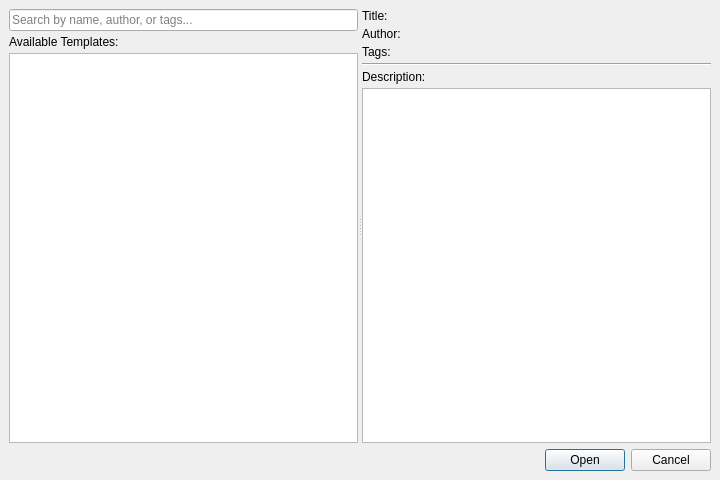
<?xml version="1.0" encoding="UTF-8"?>
<ui version="4.0">
 <class>fso::fred::dialogs::TemplateBrowserDialog</class>
 <widget class="QDialog" name="fso::fred::dialogs::TemplateBrowserDialog">
  <property name="windowModality">
   <enum>Qt::WindowModal</enum>
  </property>
  <property name="geometry">
   <rect>
    <x>0</x>
    <y>0</y>
    <width>720</width>
    <height>480</height>
   </rect>
  </property>
  <property name="minimumSize">
   <size>
    <width>500</width>
    <height>350</height>
   </size>
  </property>
  <property name="windowTitle">
   <string>Mission Templates</string>
  </property>
  <layout class="QVBoxLayout" name="mainLayout">
   <property name="margin">
    <number>9</number>
   </property>
   <property name="spacing">
    <number>6</number>
   </property>
   <item>
    <widget class="QSplitter" name="splitter">
     <property name="orientation">
      <enum>Qt::Horizontal</enum>
     </property>
     <widget class="QWidget" name="leftWidget">
      <layout class="QVBoxLayout" name="leftLayout">
       <property name="margin">
        <number>0</number>
       </property>
       <property name="spacing">
        <number>4</number>
       </property>
       <item>
        <widget class="QLineEdit" name="searchEdit">
         <property name="placeholderText">
          <string>Search by name, author, or tags...</string>
         </property>
        </widget>
       </item>
       <item>
        <widget class="QLabel" name="listLabel">
         <property name="text">
          <string>Available Templates:</string>
         </property>
        </widget>
       </item>
       <item>
        <widget class="QListWidget" name="templateList">
         <property name="minimumSize">
          <size>
           <width>180</width>
           <height>0</height>
          </size>
         </property>
        </widget>
       </item>
      </layout>
     </widget>
     <widget class="QWidget" name="rightWidget">
      <layout class="QVBoxLayout" name="rightLayout">
       <property name="margin">
        <number>0</number>
       </property>
       <property name="spacing">
        <number>4</number>
       </property>
       <item>
        <layout class="QGridLayout" name="detailsGrid">
         <property name="verticalSpacing">
          <number>4</number>
         </property>
         <item row="0" column="0">
          <widget class="QLabel" name="labelTitle">
           <property name="text">
            <string>Title:</string>
           </property>
          </widget>
         </item>
         <item row="0" column="1">
          <widget class="QLabel" name="titleValue">
           <property name="text">
            <string/>
           </property>
           <property name="wordWrap">
            <bool>true</bool>
           </property>
          </widget>
         </item>
         <item row="1" column="0">
          <widget class="QLabel" name="labelAuthor">
           <property name="text">
            <string>Author:</string>
           </property>
          </widget>
         </item>
         <item row="1" column="1">
          <widget class="QLabel" name="authorValue">
           <property name="text">
            <string/>
           </property>
          </widget>
         </item>
         <item row="2" column="0">
          <widget class="QLabel" name="labelTags">
           <property name="text">
            <string>Tags:</string>
           </property>
          </widget>
         </item>
         <item row="2" column="1">
          <widget class="QLabel" name="tagsValue">
           <property name="text">
            <string/>
           </property>
           <property name="wordWrap">
            <bool>true</bool>
           </property>
          </widget>
         </item>
        </layout>
       </item>
       <item>
        <widget class="Line" name="separator">
         <property name="orientation">
          <enum>Qt::Horizontal</enum>
         </property>
        </widget>
       </item>
       <item>
        <widget class="QLabel" name="labelDesc">
         <property name="text">
          <string>Description:</string>
         </property>
        </widget>
       </item>
       <item>
        <widget class="QTextEdit" name="descriptionView">
         <property name="readOnly">
          <bool>true</bool>
         </property>
         <property name="acceptRichText">
          <bool>false</bool>
         </property>
        </widget>
       </item>
      </layout>
     </widget>
    </widget>
   </item>
   <item>
    <widget class="QDialogButtonBox" name="buttonBox">
     <property name="orientation">
      <enum>Qt::Horizontal</enum>
     </property>
     <property name="standardButtons">
      <set>QDialogButtonBox::Cancel|QDialogButtonBox::Open</set>
     </property>
    </widget>
   </item>
  </layout>
 </widget>
 <connections>
  <connection>
   <sender>buttonBox</sender>
   <signal>rejected()</signal>
   <receiver>fso::fred::dialogs::TemplateBrowserDialog</receiver>
   <slot>reject()</slot>
   <hints>
    <hint type="sourcelabel"><x>360</x><y>460</y></hint>
    <hint type="destinationlabel"><x>360</x><y>480</y></hint>
   </hints>
  </connection>
 </connections>
</ui>
